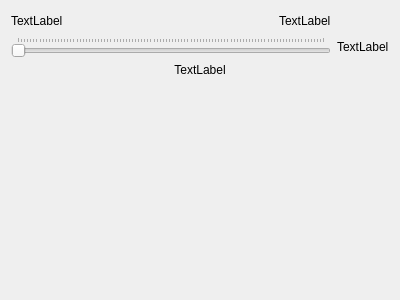
<?xml version="1.0" encoding="UTF-8"?>
<ui version="4.0">
 <class>Form</class>
 <widget class="QWidget" name="Form">
  <property name="geometry">
   <rect>
    <x>0</x>
    <y>0</y>
    <width>400</width>
    <height>300</height>
   </rect>
  </property>
  <property name="sizePolicy">
   <sizepolicy hsizetype="Preferred" vsizetype="Fixed">
    <horstretch>0</horstretch>
    <verstretch>0</verstretch>
   </sizepolicy>
  </property>
  <property name="windowTitle">
   <string>Form</string>
  </property>
  <layout class="QVBoxLayout" name="verticalLayout">
   <item>
    <layout class="QGridLayout" name="gridLayout">
     <item row="1" column="0">
      <widget class="QSlider" name="value">
       <property name="orientation">
        <enum>Qt::Horizontal</enum>
       </property>
       <property name="tickPosition">
        <enum>QSlider::TicksAbove</enum>
       </property>
      </widget>
     </item>
     <item row="0" column="0">
      <layout class="QHBoxLayout" name="horizontalLayout">
       <item>
        <widget class="QLabel" name="min">
         <property name="text">
          <string>TextLabel</string>
         </property>
        </widget>
       </item>
       <item>
        <spacer name="horizontalSpacer">
         <property name="orientation">
          <enum>Qt::Horizontal</enum>
         </property>
         <property name="sizeHint" stdset="0">
          <size>
           <width>40</width>
           <height>20</height>
          </size>
         </property>
        </spacer>
       </item>
       <item>
        <widget class="QLabel" name="max">
         <property name="text">
          <string>TextLabel</string>
         </property>
        </widget>
       </item>
      </layout>
     </item>
     <item row="1" column="1">
      <widget class="QLabel" name="units">
       <property name="text">
        <string>TextLabel</string>
       </property>
      </widget>
     </item>
    </layout>
   </item>
   <item>
    <widget class="QLabel" name="label">
     <property name="sizePolicy">
      <sizepolicy hsizetype="Preferred" vsizetype="Fixed">
       <horstretch>0</horstretch>
       <verstretch>0</verstretch>
      </sizepolicy>
     </property>
     <property name="text">
      <string>TextLabel</string>
     </property>
     <property name="alignment">
      <set>Qt::AlignHCenter|Qt::AlignTop</set>
     </property>
    </widget>
   </item>
   <item>
    <spacer name="verticalSpacer">
     <property name="orientation">
      <enum>Qt::Vertical</enum>
     </property>
     <property name="sizeHint" stdset="0">
      <size>
       <width>0</width>
       <height>0</height>
      </size>
     </property>
    </spacer>
   </item>
  </layout>
 </widget>
 <resources/>
 <connections/>
</ui>
